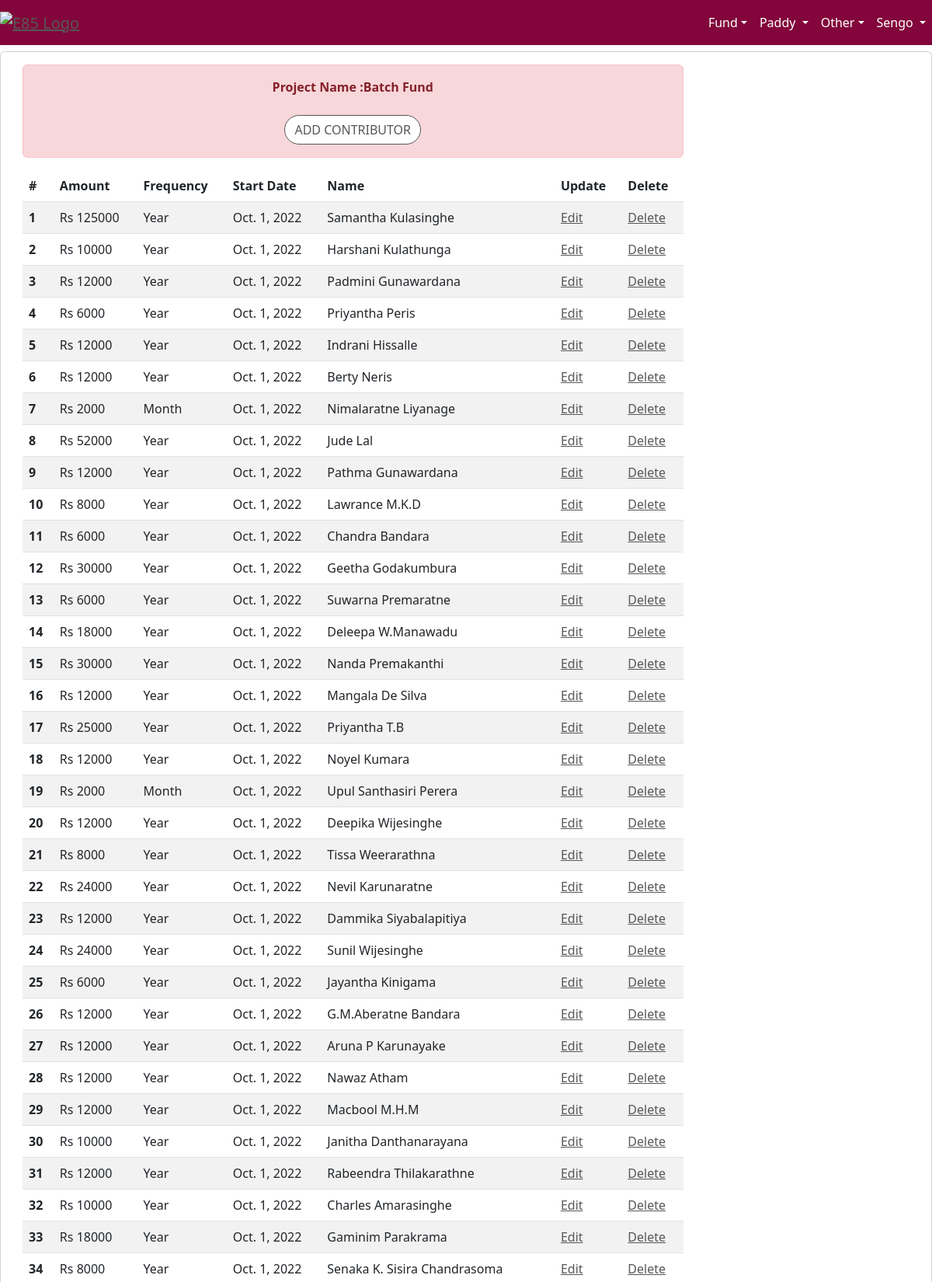
Screenshot of /batchfund/contributorList7 (signed in, upper part) with the database file from the repository.
### accounts/models.py (models this page shows, shortened)
class Project(models.Model):
    NOT_STARTED = 'NotStarted'
    IN_PROGRESS = 'InProgress'
    COMPLETED   = 'Completed'
    CANCELLED   = 'Cancelled'
    PROJ_STATUS = [
            (NOT_STARTED,'Not Started'),
            (IN_PROGRESS,'In Progress'),
            (COMPLETED,'Completed'),
            (CANCELLED,'Cancelled'),
    ]
    name = models.CharField(max_length=64)
    purpose = models.TextField(max_length=2000, blank=True)
    status = models.CharField(max_length=10,choices=PROJ_STATUS,default=NOT_STARTED)
    startDate = models.DateField(default=timezone.now)
    endDate = models.DateField(null=True, blank=True)
    raisedFund = models.IntegerField(null=True)
    spentFund = models.IntegerField(null=True)
    targetFund = models.IntegerField(null=True)
    participants = models.IntegerField(null=True,default=0)
    updatedBy = models.ForeignKey(User,on_delete=models.PROTECT)
    updatedOn = models.DateTimeField(default=timezone.now)
    prjType = models.ForeignKey(ProjectType, on_delete=models.PROTECT)
    def getUserRole(self, user, table):
        member= User.objects.get(id=user.id)
        committee = Commitee.objects.all().filter(project_id=self.id).filter(member_id = member.id).first()
        if committee == None:
            return UserRole.VIEW
        role = RoleEdit.objects.all().filter(role_id=committee.role_id).filter(canEdit=table)
        if role.exists():
            return UserRole.EDIT
        return UserRole.VIEW

### batchfund/models.py (models this page shows, shortened)
class Contribution(models.Model):
    user = models.ForeignKey(User, on_delete=models.CASCADE)
    project = models.ForeignKey(Project, on_delete=models.CASCADE)
    amount = models.IntegerField()
    currency = models.CharField(max_length=3,choices=CURRENCY, default='Rs')
    frequency = models.CharField(max_length=5,choices=FREQUENCY,default='Month')
    startDate = models.DateField(default=timezone.now)
    endDate = models.DateField(null=True, blank=True)
    updatedBy = models.ForeignKey(User,related_name='Contrb_updatedBy',on_delete=models.CASCADE)
    updatedOn = models.DateTimeField(default=timezone.now)

### batchfund/views.py (the view)
# urls.py: re_path(r'^contributorList(?P<pk>\d+)', contributorListView, name='contributorList'),
@login_required
def contributorListView(request, pk):
    prj = Project.objects.get(id=pk)
    user = User.objects.get(id=request.user.id)
    if request.method == 'GET':
        contributors = Contribution.objects.all().filter(project_id=prj.id)
        userRole = prj.getUserRole(user,'Contributor')
        form = ContributeForm()
        ctx={"form":form, 'project':prj, 'contributor_list':contributors, 'userRole':userRole}
        return render(request = request,template_name = "contributor_list.html",context=ctx)

### batchfund/templates/contributor_list.html (shortened to what this page needs)
{% extends 'home/base.html' %}
{% block content %}
<div class="container-fluid">
    <div class="row text-center justify-content-center">
            <div class="card mt-2 mb-2">
            <div class="card-body">
                <div class="row">
                    <div class="col-md-9 col-lg-9" align="left">
                        <div class="alert alert-danger text-center justify-content-center">
                           <strong>Project Name :{{project.name}}</strong> <br><br>
                            {% if userRole == 'EDIT' %}
                            <a href="{% url 'batchfund:contributorAdd' project.id %}" class="btn btn-secondary btn-md">Add Contributor</a>
                            {% endif %}
                        </div>
                        <table class="table table-striped table-hover">
                            <thead>
                                <tr>
                                    <th scope="col">#</th>
                                    <th scope="col">Amount</th>
                                    <th scope="col">Frequency</th>
                                    <th scope="col">Start Date</th>
                                    <th scope="col">Name</th>
                                    {% if userRole == 'EDIT' %}
                                    <th scope="col">Update </th>
                                    <th scope="col">Delete </th>
                                    {% endif %}
                                </tr>
                            </thead>
                            <tbody>
                               {% for cx in contributor_list %}
                                <tr>
                                    <th scope=""row">{{forloop.counter}}</th>
                                    <td>{{cx.currency}} {{cx.amount}} </td>
                                    <td>{{cx.frequency}} </td>
                                    <td>{{cx.startDate}}</td>
                                    <td>{{cx.user.first_name}} {{cx.user.last_name}}</td>
                                    {% if userRole == 'EDIT' %}
                                    <td><a href="{% url 'batchfund:contributorUpd' cx.id %}">Edit</a></td>
                                    <td><a href="{% url 'batchfund:contributorDel' cx.id %}">Delete</a></td>
                                    {% endif %}
                                </tr>
                                {% endfor %}
                            </tbody>
                        </table>
                        </div>
                </div>
            </div>
        </div>
    </div>
 </div>
{% include 'home/footer.html' %}
{% endblock content %}

### home/templates/home/base.html (shortened to what this page needs)
<!DOCTYPE html>
<html lang="en">
<head>
    <link href="https://cdn.jsdelivr.net/npm/bootstrap@5.2.1/dist/css/bootstrap.min.css" rel="stylesheet">
    {% load static %}
    <link href="{% static 'css/home.css' %}" rel="stylesheet"/>
</head>
<body>
<div id="page-content-wrapper">
    <nav class="navbar navbar-expand-lg navbar-dark bg-red">
        <div class="navbar-brand">
            <a href="/"><img src="{% static 'images/e85pera_logo2.jpg' %}" alt="e85 Logo" width="100"></a>
        </div>
        <div class="collapse navbar-collapse" id="navbarSupportedContent">
            <ul class="navbar-nav ms-auto mb-2 mb-lg-0">
              <li class="nav-item">
                <div class="dropdown dropdown">
                    <a class="nav-link dropdown-toggle" data-bs-toggle="dropdown" href="#">Fund</a>
                </div>
              </li>
              <li class="nav-item">
                <div class="dropdown dropdown">
                    <a class="nav-link dropdown-toggle" data-bs-toggle="dropdown" href="#">
                      Paddy
                    </a>
                      {% if user.is_authenticated %}
                      </li>
                      {% endif %}
                  </ul>
                  </div>
              <li class="nav-item">
                <div class="dropdown">
                    <a class="nav-link dropdown-toggle" data-bs-toggle="dropdown" href="#">Other</a>
                </div>
              </li>
              <li class="nav-item">
                <div class="dropdown">
                    {% if user.is_authenticated %}
                        <a class="nav-link dropdown-toggle" data-bs-toggle="dropdown" href="#">{{user.first_name}}   </a>
                    {% else %}
                        <a class="nav-link dropdown-toggle" data-bs-toggle="dropdown" href="#">LogIn</a>
                        <ul class="dropdown-menu">
                        <li><a class="dropdown-item" href={% url 'accounts:login' %}>Log In</a></li>
                    </ul>
                        {% endif %}
                </div>
            </li>
        </div>
    <div id="wrapper">
        {% block content %}
        {% endblock %}
    </div>
</body>
</html>

### home/static/css/home.css (style rules this page uses)
body { overflow-x: hidden; }
.card-header, a:link { text-transform: uppercase; font-weight: 200; color: #585656; }
.archive-link, a:link { text-transform:capitalize; text-align:left; font-weight:normal; color: #585656; }
#page-content-wrapper .btn { text-transform: uppercase; font-weight: 500; color: #585656; background-color: #fff; border-color: #585656; border-radius: 20px; transition: all 0.3s ease 0s; cursor: pointer; outline: none; }
#page-content-wrapper { min-width: 100vw; }
@media (min-width: 768px) { #page-content-wrapper { min-width: 0; width: 100%; } }
.navbar-dark { background:#82063B; }

### home/templates/home/base.html (style rules this page uses)
.bg-red { background:#82063B; }
.nav-link { color:white!important; }

### rows the page displays
Project: name "Batch Fund"
Contribution: currency "Rs", amount "125000", frequency "Year", startDate "Oct. 1, 2022", user.first_name "Samantha", user.last_name "Kulasinghe"
Contribution: currency "Rs", amount "10000", frequency "Year", startDate "Oct. 1, 2022", user.first_name "Harshani", user.last_name "Kulathunga"
Contribution: currency "Rs", amount "12000", frequency "Year", startDate "Oct. 1, 2022", user.first_name "Padmini", user.last_name "Gunawardana"
Contribution: currency "Rs", amount "6000", frequency "Year", startDate "Oct. 1, 2022", user.first_name "Priyantha", user.last_name "Peris"
Contribution: currency "Rs", amount "12000", frequency "Year", startDate "Oct. 1, 2022", user.first_name "Indrani", user.last_name "Hissalle"
Contribution: currency "Rs", amount "12000", frequency "Year", startDate "Oct. 1, 2022", user.first_name "Berty", user.last_name "Neris"
Contribution: currency "Rs", amount "2000", frequency "Month", startDate "Oct. 1, 2022", user.first_name "Nimalaratne", user.last_name "Liyanage"
Contribution: currency "Rs", amount "52000", frequency "Year", startDate "Oct. 1, 2022", user.first_name "Jude", user.last_name "Lal"
Contribution: currency "Rs", amount "12000", frequency "Year", startDate "Oct. 1, 2022", user.first_name "Pathma", user.last_name "Gunawardana"
Contribution: currency "Rs", amount "8000", frequency "Year", startDate "Oct. 1, 2022", user.first_name "Lawrance", user.last_name "M.K.D"
Contribution: currency "Rs", amount "6000", frequency "Year", startDate "Oct. 1, 2022", user.first_name "Chandra", user.last_name "Bandara"
Contribution: currency "Rs", amount "30000", frequency "Year", startDate "Oct. 1, 2022", user.first_name "Geetha", user.last_name "Godakumbura"
Contribution: currency "Rs", amount "6000", frequency "Year", startDate "Oct. 1, 2022", user.first_name "Suwarna", user.last_name "Premaratne"
Contribution: currency "Rs", amount "18000", frequency "Year", startDate "Oct. 1, 2022", user.first_name "Deleepa", user.last_name "W.Manawadu"
Contribution: currency "Rs", amount "30000", frequency "Year", startDate "Oct. 1, 2022", user.first_name "Nanda", user.last_name "Premakanthi"
Contribution: currency "Rs", amount "12000", frequency "Year", startDate "Oct. 1, 2022", user.first_name "Mangala", user.last_name "De Silva"
Contribution: currency "Rs", amount "25000", frequency "Year", startDate "Oct. 1, 2022", user.first_name "Priyantha", user.last_name "T.B"
Contribution: currency "Rs", amount "12000", frequency "Year", startDate "Oct. 1, 2022", user.first_name "Noyel", user.last_name "Kumara"
Contribution: currency "Rs", amount "2000", frequency "Month", startDate "Oct. 1, 2022", user.first_name "Upul", user.last_name "Santhasiri Perera"
Contribution: currency "Rs", amount "12000", frequency "Year", startDate "Oct. 1, 2022", user.first_name "Deepika", user.last_name "Wijesinghe"
Contribution: currency "Rs", amount "8000", frequency "Year", startDate "Oct. 1, 2022", user.first_name "Tissa", user.last_name "Weerarathna"
Contribution: currency "Rs", amount "24000", frequency "Year", startDate "Oct. 1, 2022", user.first_name "Nevil", user.last_name "Karunaratne"
Contribution: currency "Rs", amount "12000", frequency "Year", startDate "Oct. 1, 2022", user.first_name "Dammika", user.last_name "Siyabalapitiya"
Contribution: currency "Rs", amount "24000", frequency "Year", startDate "Oct. 1, 2022", user.first_name "Sunil", user.last_name "Wijesinghe"
Contribution: currency "Rs", amount "6000", frequency "Year", startDate "Oct. 1, 2022", user.first_name "Jayantha", user.last_name "Kinigama"
Contribution: currency "Rs", amount "12000", frequency "Year", startDate "Oct. 1, 2022", user.first_name "G.M.Aberatne", user.last_name "Bandara"
Contribution: currency "Rs", amount "12000", frequency "Year", startDate "Oct. 1, 2022", user.first_name "Aruna", user.last_name "P Karunayake"
Contribution: currency "Rs", amount "12000", frequency "Year", startDate "Oct. 1, 2022", user.first_name "Nawaz", user.last_name "Atham"
Contribution: currency "Rs", amount "12000", frequency "Year", startDate "Oct. 1, 2022", user.first_name "Macbool", user.last_name "M.H.M"
Contribution: currency "Rs", amount "10000", frequency "Year", startDate "Oct. 1, 2022", user.first_name "Janitha", user.last_name "Danthanarayana"
Contribution: currency "Rs", amount "12000", frequency "Year", startDate "Oct. 1, 2022", user.first_name "Rabeendra", user.last_name "Thilakarathne"
Contribution: currency "Rs", amount "10000", frequency "Year", startDate "Oct. 1, 2022", user.first_name "Charles", user.last_name "Amarasinghe"
Contribution: currency "Rs", amount "18000", frequency "Year", startDate "Oct. 1, 2022", user.first_name "Gaminim", user.last_name "Parakrama"
Contribution: currency "Rs", amount "8000", frequency "Year", startDate "Oct. 1, 2022", user.first_name "Senaka", user.last_name "K. Sisira Chandrasoma"

### other values shown
{{ user.first_name }} "Sengo"
